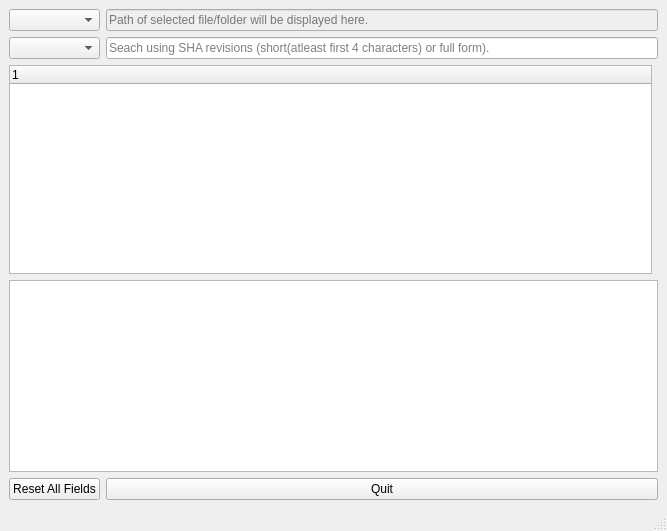
<?xml version="1.0" encoding="UTF-8"?>
<ui version="4.0">
 <class>MainWindow</class>
 <widget class="QMainWindow" name="MainWindow">
  <property name="geometry">
   <rect>
    <x>0</x>
    <y>0</y>
    <width>667</width>
    <height>531</height>
   </rect>
  </property>
  <property name="windowTitle">
   <string>GitLog</string>
  </property>
  <property name="whatsThis">
   <string/>
  </property>
  <property name="autoFillBackground">
   <bool>true</bool>
  </property>
  <widget class="QWidget" name="centralwidget">
   <layout class="QGridLayout" name="gridLayout">
    <item row="0" column="0">
     <widget class="QComboBox" name="fileOrDirectory">
      <property name="toolTip">
       <string>Select the file or folder for which the history has to be found</string>
      </property>
      <property name="statusTip">
       <string>Select the required file or folder</string>
      </property>
     </widget>
    </item>
    <item row="0" column="1">
     <widget class="QLineEdit" name="pathDisplay">
      <property name="enabled">
       <bool>false</bool>
      </property>
      <property name="text">
       <string/>
      </property>
      <property name="placeholderText">
       <string>Path of selected file/folder will be displayed here.</string>
      </property>
     </widget>
    </item>
    <item row="1" column="0">
     <widget class="QComboBox" name="timeLine">
      <property name="toolTip">
       <string>Select the time duration for which the history has to be displayed.</string>
      </property>
      <property name="statusTip">
       <string>Select the timeline</string>
      </property>
      <property name="whatsThis">
       <string/>
      </property>
     </widget>
    </item>
    <item row="1" column="1">
     <widget class="QLineEdit" name="revisions">
      <property name="text">
       <string/>
      </property>
      <property name="placeholderText">
       <string>Seach using SHA revisions (short(atleast first 4 characters) or full form).</string>
      </property>
     </widget>
    </item>
    <item row="2" column="0" colspan="2">
     <widget class="QTreeWidget" name="commentTree">
      <property name="maximumSize">
       <size>
        <width>643</width>
        <height>16777215</height>
       </size>
      </property>
      <property name="toolTip">
       <string>Tree widget to dipaly the history.</string>
      </property>
      <property name="statusTip">
       <string>Tree widget to dipaly the history</string>
      </property>
      <column>
       <property name="text">
        <string notr="true">1</string>
       </property>
      </column>
     </widget>
    </item>
    <item row="3" column="0" colspan="2" alignment="Qt::AlignVCenter">
     <widget class="QPlainTextEdit" name="errorBox">
      <property name="toolTip">
       <string>Errors will be displayed here.</string>
      </property>
      <property name="statusTip">
       <string>Error Box</string>
      </property>
      <property name="frameShape">
       <enum>QFrame::StyledPanel</enum>
      </property>
      <property name="frameShadow">
       <enum>QFrame::Sunken</enum>
      </property>
      <property name="documentTitle">
       <string/>
      </property>
     </widget>
    </item>
    <item row="4" column="1">
     <widget class="QPushButton" name="quitButton">
      <property name="text">
       <string>Quit</string>
      </property>
     </widget>
    </item>
    <item row="4" column="0" alignment="Qt::AlignHCenter">
     <widget class="QPushButton" name="resetButton">
      <property name="toolTip">
       <string>Resets all the fields to their original values.</string>
      </property>
      <property name="statusTip">
       <string>Reset the fields</string>
      </property>
      <property name="text">
       <string>Reset All Fields</string>
      </property>
     </widget>
    </item>
   </layout>
  </widget>
  <widget class="QStatusBar" name="statusbar"/>
  <action name="actionControl_q">
   <property name="text">
    <string>control+q</string>
   </property>
  </action>
  <action name="quitFromMenu">
   <property name="text">
    <string>Quit</string>
   </property>
   <property name="statusTip">
    <string>Quit the application</string>
   </property>
   <property name="shortcut">
    <string>Meta+Q</string>
   </property>
  </action>
 </widget>
 <resources/>
 <connections/>
</ui>
